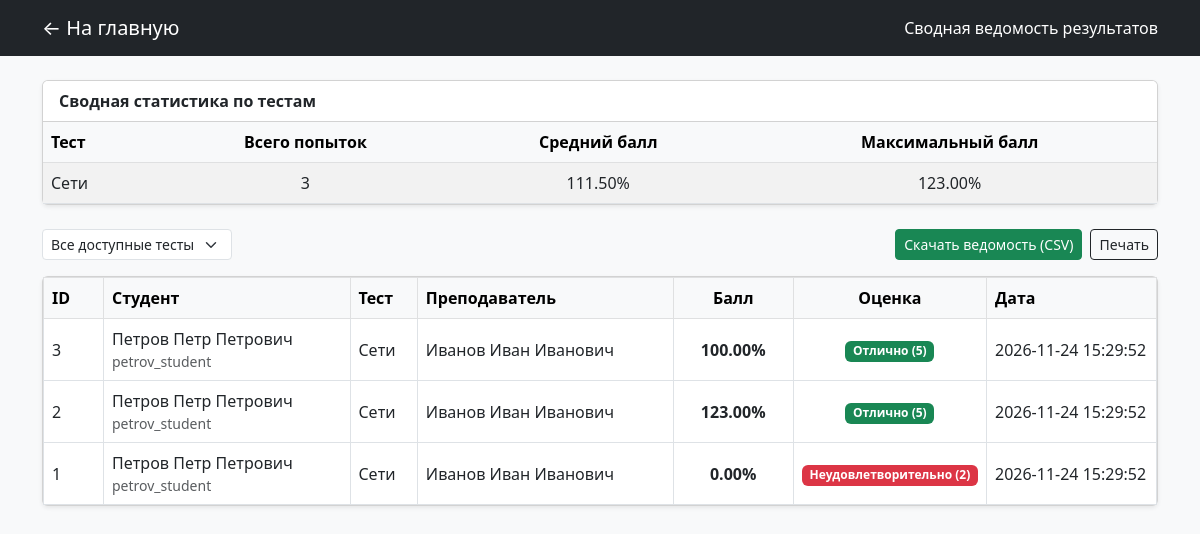
/reports.php (signed in), run on the app's committed database.
### tables this page shows
CREATE TABLE `tests` (
  `id` int(11) NOT NULL AUTO_INCREMENT,
  `title` varchar(200) NOT NULL,
  `teacher_id` int(11) NOT NULL,
  PRIMARY KEY (`id`),
  KEY `teacher_id` (`teacher_id`),
  CONSTRAINT `tests_ibfk_1` FOREIGN KEY (`teacher_id`) REFERENCES `users` (`id`)
);

CREATE TABLE `attempts` (
  `id` int(11) NOT NULL AUTO_INCREMENT,
  `student_id` int(11) NOT NULL,
  `test_id` int(11) NOT NULL,
  `score` decimal(5,2) DEFAULT NULL,
  `completed_at` datetime DEFAULT CURRENT_TIMESTAMP,
  PRIMARY KEY (`id`),
  KEY `student_id` (`student_id`),
  KEY `test_id` (`test_id`),
  CONSTRAINT `attempts_ibfk_1` FOREIGN KEY (`student_id`) REFERENCES `users` (`id`),
  CONSTRAINT `attempts_ibfk_2` FOREIGN KEY (`test_id`) REFERENCES `tests` (`id`)
);

CREATE TABLE `users` (
  `id` int(11) NOT NULL AUTO_INCREMENT,
  `login` varchar(50) NOT NULL,
  `full_name` varchar(150) NOT NULL DEFAULT '',
  `password_hash` varchar(255) NOT NULL,
  `role_id` int(11) NOT NULL,
  PRIMARY KEY (`id`),
  UNIQUE KEY `login` (`login`),
  KEY `role_id` (`role_id`),
  CONSTRAINT `users_ibfk_1` FOREIGN KEY (`role_id`) REFERENCES `roles` (`id`)
);

### reports.php (the view, shortened to what this page needs)
<?php
require_once 'db.php';
$userId    = (int)$_SESSION['user_id'];
$role      = $_SESSION['role_name'] ?? 'student';
$isAdmin   = ($role === 'admin');
$isTeacher = ($role === 'teacher');
$canManage = ($isAdmin || $isTeacher);
$selectedTestId = isset($_GET['test_id']) && $_GET['test_id'] !== '' ? (int)$_GET['test_id'] : null;
function formatGrade(float $score): array {
    if ($score >= 85) return ['Отлично (5)', 'bg-success'];
    return ['Неудовлетворительно (2)', 'bg-danger'];
}
$params = [];
$where  = [];
if ($isTeacher) {
    $where[]  = "t.teacher_id = ?";
    $params[] = $userId;
} elseif (!$isAdmin) {
    $where[]  = "a.student_id = ?";
    $params[] = $userId;
}
$whereSql = count($where) > 0 ? ('WHERE ' . implode(' AND ', $where)) : '';
$sqlAttempts = "
    SELECT
        a.id,
        a.score,
        a.completed_at,
        COALESCE(NULLIF(u.full_name, ''), u.login) AS student_name,
        u.login AS student_login,
        t.title AS test_title,
        COALESCE(NULLIF(tch.full_name, ''), tch.login) AS teacher_name
    FROM attempts a
    JOIN users u ON a.student_id = u.id
    JOIN tests t ON a.test_id = t.id
    JOIN users tch ON t.teacher_id = tch.id
    $whereSql
    ORDER BY a.completed_at DESC, a.id DESC
";
$stmtAttempts = $pdo->prepare($sqlAttempts);
$stmtAttempts->execute($params);
$attempts = $stmtAttempts->fetchAll();
$stats = [];
if ($canManage) {
    $statsWhere = $isTeacher ? "WHERE t.teacher_id = ?" : "";
    $sqlStats = "
        SELECT
            t.id,
            t.title,
            COUNT(a.id) AS total_attempts,
            ROUND(AVG(a.score), 2) AS avg_score,
            MAX(a.score) AS max_score
        FROM tests t
        LEFT JOIN attempts a ON t.id = a.test_id
        $statsWhere
        GROUP BY t.id, t.title
        ORDER BY t.id
    ";
    $stmtStats = $pdo->prepare($sqlStats);
    $stmtStats->execute($isTeacher ? [$userId] : []);
    $stats = $stmtStats->fetchAll();
}
?>
<!DOCTYPE html>
<html lang="ru">
<head>
    <link href="https://cdn.jsdelivr.net/npm/bootstrap@5.3.0/dist/css/bootstrap.min.css" rel="stylesheet">
</head>
<body class="bg-light">
<nav class="navbar navbar-dark bg-dark mb-4 no-print">
    <div class="container">
        <a class="navbar-brand" href="index.php">← На главную</a>
        <span class="navbar-text text-white">
            <?= $canManage ? 'Сводная ведомость результатов' : 'Мои результаты тестирования' ?>
        </span>
    </div>
</nav>
<div class="container">
    <?php if ($canManage): ?>
        <div class="card shadow-sm mb-4">
            <div class="card-header bg-white fw-bold">Сводная статистика по тестам</div>
            <div class="card-body p-0">
                <table class="table table-striped mb-0">
                    <thead class="table-light">
                        <tr>
                            <th>Тест</th>
                            <th class="text-center">Всего попыток</th>
                            <th class="text-center">Средний балл</th>
                            <th class="text-center">Максимальный балл</th>
                        </tr>
                    </thead>
                    <tbody>
                        <?php if (empty($stats)): ?>
                            <tr><td colspan="4" class="text-center text-muted py-3">Тестов пока нет.</td></tr>
                        <?php else: ?>
                            <?php foreach ($stats as $s): ?>
                                <tr>
                                    <td><?= htmlspecialchars($s['title']) ?></td>
                                    <td class="text-center"><?= (int)$s['total_attempts'] ?></td>
                                    <td class="text-center"><?= $s['avg_score'] !== null ? $s['avg_score'] . '%' : '—' ?></td>
                                    <td class="text-center"><?= $s['max_score'] !== null ? $s['max_score'] . '%' : '—' ?></td>
                                </tr>
                            <?php endforeach; ?>
                        <?php endif; ?>
                    </tbody>
                </table>
            </div>
        </div>
    <?php endif; ?>
    <div class="d-flex flex-wrap justify-content-between align-items-center gap-2 mb-3 no-print">
        <?php if ($canManage): ?>
            <form method="GET" class="d-flex gap-2">
                <select name="test_id" class="form-select form-select-sm" onchange="this.form.submit()">
                    <option value="">Все доступные тесты</option>
                </select>
            </form>
        <?php else: ?>
            <h5 class="mb-0">История ваших попыток</h5>
        <?php endif; ?>
        <div class="d-flex gap-2">
            <a href="?export=csv<?= $selectedTestId !== null ? '&test_id=' . $selectedTestId : '' ?>" class="btn btn-sm btn-success">
                Скачать ведомость (CSV)
            </a>
            <button onclick="window.print()" class="btn btn-sm btn-outline-dark">Печать</button>
        </div>
    </div>
    <div class="card shadow-sm">
        <div class="card-body p-0">
            <table class="table table-bordered table-hover bg-white mb-0 align-middle">
                <thead class="table-light">
                    <tr>
                        <th style="width: 60px;">ID</th>
                        <?php if ($canManage): ?>
                            <th>Студент</th>
                        <?php endif; ?>
                        <th>Тест</th>
                        <th>Преподаватель</th>
                        <th class="text-center" style="width: 120px;">Балл</th>
                        <th class="text-center" style="width: 180px;">Оценка</th>
                        <th style="width: 170px;">Дата</th>
                    </tr>
                </thead>
                <tbody>
                    <?php if (empty($attempts)): ?>
                        <tr>
                            <td colspan="<?= $canManage ? 7 : 6 ?>" class="text-center text-muted py-4">
                                Записей о прохождении тестов пока нет.
                            </td>
                        </tr>
                    <?php else: ?>
                        <?php foreach ($attempts as $row):
                            [$gradeLabel, $gradeBadge] = formatGrade((float)$row['score']);
                        ?>
                            <tr>
                                <td><?= $row['id'] ?></td>
                                <?php if ($canManage): ?>
                                    <td>
                                        <?= htmlspecialchars($row['student_name']) ?>
                                        <small class="text-muted d-block"><?= htmlspecialchars($row['student_login']) ?></small>
                                    </td>
                                <?php endif; ?>
                                <td><?= htmlspecialchars($row['test_title']) ?></td>
                                <td><?= htmlspecialchars($row['teacher_name']) ?></td>
                                <td class="text-center fw-bold"><?= number_format((float)$row['score'], 2) ?>%</td>
                                <td class="text-center">
                                    <span class="badge <?= $gradeBadge ?>"><?= $gradeLabel ?></span>
                                </td>
                                <td><?= htmlspecialchars($row['completed_at'] ?? '—') ?></td>
                            </tr>
                        <?php endforeach; ?>
                    <?php endif; ?>
                </tbody>
            </table>
        </div>
    </div>
</div>
</body>
</html>

### data on the page
tests: title "Сети", total_attempts "3", avg_score "111.50", max_score "123.00"
attempts: id "3", student_name "Петров Петр Петрович", student.login "petrov_student", test.title "Сети", teacher_name "Иванов Иван Иванович", score "100.00", gradeLabel "Отлично (5)", completed_at "2026-11-24 15:29:52"
attempts: id "2", student_name "Петров Петр Петрович", student.login "petrov_student", test.title "Сети", teacher_name "Иванов Иван Иванович", score "123.00", gradeLabel "Отлично (5)", completed_at "2026-11-24 15:29:52"
attempts: id "1", student_name "Петров Петр Петрович", student.login "petrov_student", test.title "Сети", teacher_name "Иванов Иван Иванович", score "0.00", gradeLabel "Неудовлетворительно (2)", completed_at "2026-11-24 15:29:52"
